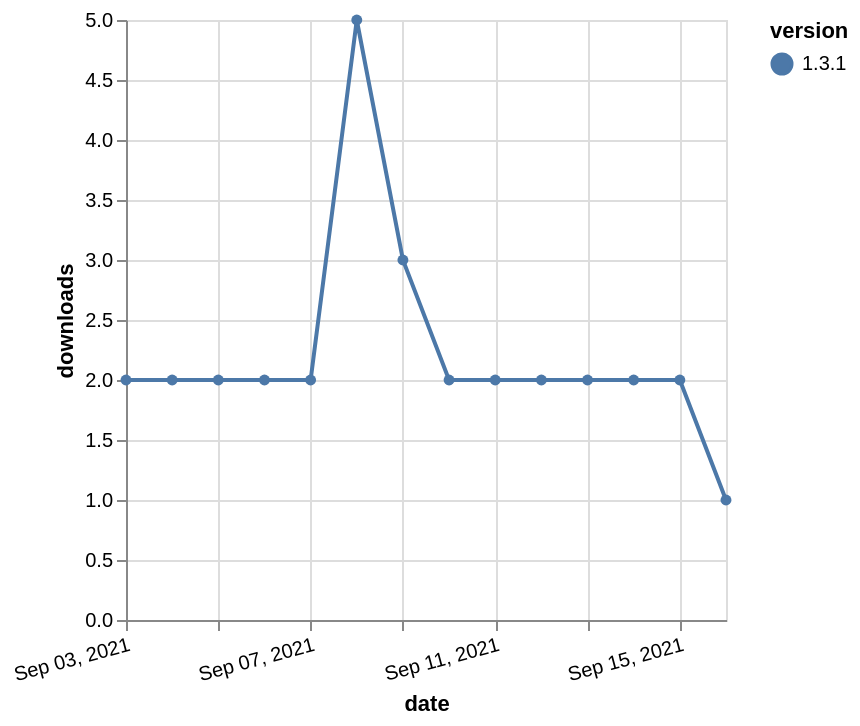

Here is the Vega-Lite specification saved for this chart:
### Vega-Lite specification from a JSON file in a GitHub repository (floating-point values rounded to 4 significant figures)
{"$schema": "https://vega.github.io/schema/vega-lite/v5.json", "description": "A simple bar chart with embedded data.", "data": {"values": [{"date": "2021-09-03", "total": 3491, "delta": 2, "version": "1.3.1"}, {"date": "2021-09-04", "total": 3493, "delta": 2, "version": "1.3.1"}, {"date": "2021-09-05", "total": 3495, "delta": 2, "version": "1.3.1"}, {"date": "2021-09-06", "total": 3497, "delta": 2, "version": "1.3.1"}, {"date": "2021-09-07", "total": 3499, "delta": 2, "version": "1.3.1"}, {"date": "2021-09-08", "total": 3504, "delta": 5, "version": "1.3.1"}, {"date": "2021-09-09", "total": 3507, "delta": 3, "version": "1.3.1"}, {"date": "2021-09-10", "total": 3509, "delta": 2, "version": "1.3.1"}, {"date": "2021-09-11", "total": 3511, "delta": 2, "version": "1.3.1"}, {"date": "2021-09-12", "total": 3513, "delta": 2, "version": "1.3.1"}, {"date": "2021-09-13", "total": 3515, "delta": 2, "version": "1.3.1"}, {"date": "2021-09-14", "total": 3517, "delta": 2, "version": "1.3.1"}, {"date": "2021-09-15", "total": 3519, "delta": 2, "version": "1.3.1"}, {"date": "2021-09-16", "total": 3520, "delta": 1, "version": "1.3.1"}]}, "width": "container", "mark": {"type": "line", "point": {"filled": true}}, "encoding": {"x": {"field": "date", "type": "temporal", "timeUnit": "yearmonthdate", "title": "date", "axis": {"labelAngle": -15}}, "y": {"field": "delta", "type": "quantitative", "title": "downloads"}, "color": {"field": "version", "type": "nominal"}, "tooltip": {"field": "delta"}}}
